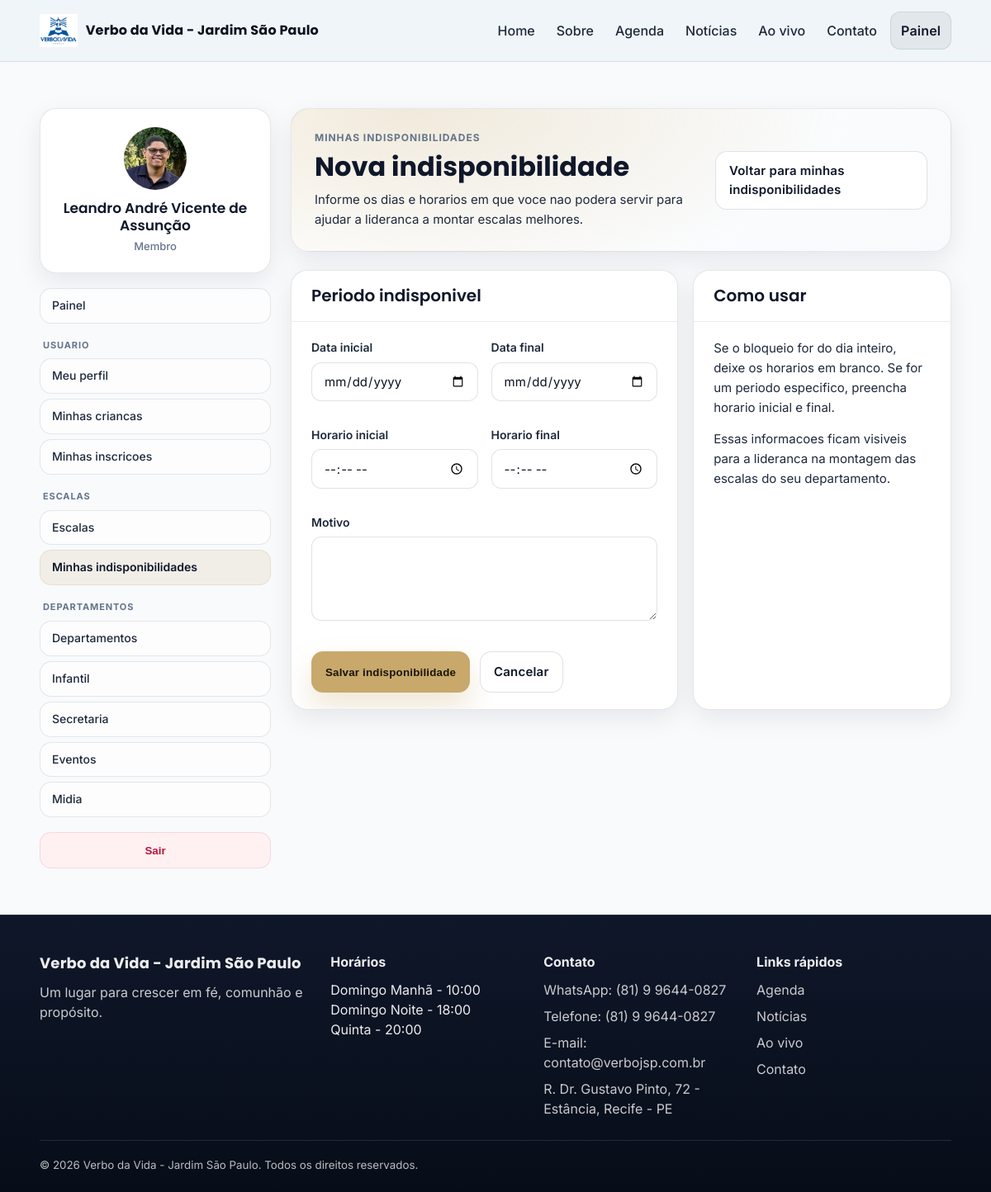
The page /usuarios/departamentos/minhas-indisponibilidades/nova/ (signed in) on the database its author committed.
### core/models.py (models this page shows, shortened)
class SiteConfig(models.Model):
    nome_igreja = models.CharField(max_length=120, default="Verbo da Vida - Jardim São Paulo")
    Logo_img = models.ImageField("Logo", upload_to="logo/", blank=True, null=True)
    telefone = models.CharField("Telefone fixo", max_length=20, blank=True)
    whatsapp = models.CharField(
        "WhatsApp",
        max_length=20,
        blank=True,
        help_text="Ex: (81) 90000-0000",
    )
    email = models.EmailField("E-mail corporativo", blank=True)
    endereco = models.CharField(
        "Endereço completo",
        max_length=255,
        blank=True,
        help_text="Ex: R. Dr. Gustavo Pinto, 72 - Estância, Recife - PE, 50781-740",
    )
    instagram = models.URLField("Instagram", blank=True, help_text="Link completo do perfil")
    facebook = models.URLField("Facebook", blank=True, help_text="Link completo da página")
    texto_institucional = models.TextField(
        "Texto institucional curto",
        blank=True,
        help_text="Usado no rodapé ou banners pequenos. Exemplo: 'Um lugar para crescer em fé...'",
    )
    horarios_cultos = models.TextField(
        "Horários principais",
        blank=True,
        help_text="Exibidos na home e footer. Coloque um por linha. Ex: 'Domingo — 19:00'",
    )
    youtube_embed_url = models.URLField(
        "Link Ao Vivo (YouTube)",
        blank=True,
        help_text="Cole uma URL do YouTube nos formatos embed, watch ou youtu.be.",
    )
    hero_home = models.ImageField(
        "Hero da Home",
        upload_to="site/heroes/",
        blank=True,
        null=True,
        help_text="Imagem de fundo usada no topo da pagina inicial.",
    )
    hero_sobre = models.ImageField(
        "Hero do Sobre",
        upload_to="site/heroes/",
        blank=True,
        null=True,
        help_text="Imagem de fundo usada no topo da pagina Sobre.",
    )
    hero_agenda = models.ImageField(
        "Hero da Agenda",
        upload_to="site/heroes/",
        blank=True,
        null=True,
        help_text="Imagem de fundo usada no topo da pagina Agenda.",
    )
    hero_noticias = models.ImageField(
        "Hero das Noticias",
        upload_to="site/heroes/",
        blank=True,
        null=True,
        help_text="Imagem de fundo usada no topo da pagina de noticias.",
    )
    hero_ao_vivo = models.ImageField(
        "Hero do Ao Vivo",
        upload_to="site/heroes/",
        blank=True,
        null=True,
        help_text="Imagem de fundo usada no topo da pagina Ao Vivo.",
    )
    hero_contato = models.ImageField(
        "Hero do Contato",
        upload_to="site/heroes/",
        blank=True,
        null=True,
        help_text="Imagem de fundo usada no topo da pagina Contato.",
    )
    mapa_embed_url = models.URLField(
        "Link de incorporação do Google Maps",
        max_length=2000,
        blank=True,
        help_text="Cole a URL usada no iframe de incorporação do Google Maps.",
    )
    atualizado_em = models.DateTimeField(auto_now=True)
    class Meta:
        verbose_name = "Configuração do site"
        verbose_name_plural = "Configuração do site"

### usuarios/models.py (models this page shows)
class Usuario(AbstractUser):
    telefone = models.CharField("Telefone", max_length=20, blank=True)
    foto = models.ImageField("Foto de Perfil", upload_to="perfil/", blank=True, null=True)
    data_nascimento = models.DateField("Data de Nascimento", blank=True, null=True)
    is_membro = models.BooleanField("\u00c9 Membro?", default=True)
    class Meta:
        verbose_name = "Usu\u00e1rio"
        verbose_name_plural = "Usu\u00e1rios"

### escalas/views.py (the view, shortened to what this page needs)
class IndisponibilidadeCreateView(LoginRequiredMixin, CreateView):
    model = IndisponibilidadeMembro
    form_class = IndisponibilidadeMembroForm
    template_name = "departamentos/indisponibilidade_form.html"
    def get_context_data(self, **kwargs):
        context = super().get_context_data(**kwargs)
        context.update(
            {
                "active_section": "indisponibilidades",
                "page_title": "Nova indisponibilidade",
                "page_eyebrow": "Minhas indisponibilidades",
                "page_text": "Informe os dias e horarios em que voce nao podera servir para ajudar a lideranca a montar escalas melhores.",
                "submit_label": "Salvar indisponibilidade",
            }
        )
        return context

### templates/departamentos/indisponibilidade_form.html (shortened to what this page needs)
{% extends "base.html" %}
{% block content %}
<section class="section user-area">
    <div class="container user-shell">
        {% include "usuarios/_sidebar.html" %}
        <div class="user-shell__content">
            <section class="user-hero user-hero--compact">
                <div>
                    <p class="user-hero__eyebrow">{{ page_eyebrow }}</p>
                    <h1 class="user-hero__title">{{ page_title }}</h1>
                    <p class="user-hero__text">{{ page_text }}</p>
                </div>
                <div class="user-hero__actions">
                    <a class="btn btn--outline" href="{% url 'usuarios:departamentos:minhas_indisponibilidades' %}">Voltar para minhas indisponibilidades</a>
                </div>
            </section>
            <section class="user-grid user-grid--primary">
                <article class="user-card">
                    <div class="user-card__header">
                        <h2 class="user-card__title">Periodo indisponivel</h2>
                    </div>
                    <div class="user-card__body">
                        <form method="post" class="user-form">
                            <div class="user-form__grid">
                                <div class="form-group">
                                    <label class="form-label" for="{{ form.data_inicio.id_for_label }}">Data inicial</label>
                                    {{ form.data_inicio }}
                                </div>
                                <div class="form-group">
                                    <label class="form-label" for="{{ form.data_fim.id_for_label }}">Data final</label>
                                    {{ form.data_fim }}
                                </div>
                            </div>
                            <div class="user-form__grid">
                                <div class="form-group">
                                    <label class="form-label" for="{{ form.horario_inicio.id_for_label }}">Horario inicial</label>
                                    {{ form.horario_inicio }}
                                </div>
                                <div class="form-group">
                                    <label class="form-label" for="{{ form.horario_fim.id_for_label }}">Horario final</label>
                                    {{ form.horario_fim }}
                                </div>
                            </div>
                            <div class="form-group">
                                <label class="form-label" for="{{ form.motivo.id_for_label }}">Motivo</label>
                                {{ form.motivo }}
                            </div>
                            <div class="user-form__actions">
                                <button type="submit" class="btn btn--primary">{{ submit_label }}</button>
                                <a class="btn btn--outline" href="{% url 'usuarios:departamentos:minhas_indisponibilidades' %}">Cancelar</a>
                            </div>
                        </form>
                    </div>
                </article>
                <article class="user-card">
                    <div class="user-card__header">
                        <h2 class="user-card__title">Como usar</h2>
                    </div>
                    <div class="user-card__body user-card__body--stack">
                        <p class="user-note">
                            Se o bloqueio for do dia inteiro, deixe os horarios em branco. Se for um periodo especifico, preencha horario inicial e final.
                        </p>
                        <p class="user-note">
                            Essas informacoes ficam visiveis para a lideranca na montagem das escalas do seu departamento.
                        </p>
                    </div>
                </article>
            </section>
        </div>
    </div>
</section>
{% endblock %}

### templates/base.html (shortened to what this page needs)
{% load static %}
<!doctype html>
<html lang="pt-br">
  <head>
    <link rel="stylesheet" href="{% static 'css/styles.css' %}" />
  </head>
  <body class="page">
    <header class="header">
      <div class="container header__inner">
        <a class="logo" href="{% url 'core:home' %}">
          {% if site.Logo_img %}
            <img src="{{ site.Logo_img.url }}" alt="Logo" class="logo__img" />
          {% else %}
            <span class="logo__mark"></span>
          {% endif %}
          <span class="logo__text">{{ site.nome_igreja|default:"Portal" }}</span>
        </a>
        <nav class="nav" aria-label="Navegação principal">
          <a class="nav__link" href="{% url 'core:home' %}">Home</a>
          <a class="nav__link" href="{% url 'core:sobre' %}">Sobre</a>
          <a class="nav__link" href="{% url 'eventos:agenda' %}">Agenda</a>
          <a class="nav__link" href="{% url 'noticias:lista' %}">Notícias</a>
          <a class="nav__link" href="{% url 'core:ao_vivo' %}">Ao vivo</a>
          <a class="nav__link" href="{% url 'core:contato' %}">Contato</a>
          {% if user.is_authenticated %}
            <a class="btn btn--soft btn--sm" href="{% url 'usuarios:dashboard' %}">Painel</a>
          {% else %}
            <a class="btn btn--outline btn--sm" href="{% url 'usuarios:login' %}">Entrar</a>
            <a class="btn btn--primary btn--sm" href="{% url 'usuarios:registro' %}">Cadastrar</a>
          {% endif %}
        </nav>
      </div>
    </header>
    <main>
      {% block content %}{% endblock %}
    </main>
    <footer class="footer">
      <div class="container footer__grid">
        <div class="footer__col">
          <div class="footer__brand">{{ site.nome_igreja|default:"Portal" }}</div>
          <p class="footer__text">
            {{ site.texto_institucional|default:"Um lugar para crescer em fé, comunhão e propósito." }}
          </p>
        </div>
        <div class="footer__col">
          <div class="footer__title">Horários</div>
          <div class="footer__text" style="color: var(--text-muted);">
            {{ site.horarios_cultos|default:"Domingo — 09:00\nDomingo — 19:00\nQuarta — 20:00"|linebreaksbr }}
          </div>
        </div>
        <div class="footer__col">
          <div class="footer__title">Contato</div>
          <ul class="footer__list">
            {% if site.whatsapp %}<li>WhatsApp: {{ site.whatsapp }}</li>{% endif %}
            {% if site.telefone %}<li>Telefone: {{ site.telefone }}</li>{% endif %}
            {% if site.email %}<li>E-mail: {{ site.email }}</li>{% endif %}
            {% if site.endereco %}<li>{{ site.endereco }}</li>{% endif %}
          </ul>
        </div>
        <div class="footer__col">
          <div class="footer__title">Links rápidos</div>
          <ul class="footer__list">
            <li><a class="footer__link" href="{% url 'eventos:agenda' %}">Agenda</a></li>
            <li><a class="footer__link" href="{% url 'noticias:lista' %}">Notícias</a></li>
            <li><a class="footer__link" href="{% url 'core:ao_vivo' %}">Ao vivo</a></li>
            <li><a class="footer__link" href="{% url 'core:contato' %}">Contato</a></li>
          </ul>
        </div>
      </div>
      <div class="container footer__bottom">
        <small>© {% now "Y" %} {{ site.nome_igreja|default:"Portal" }}. Todos os direitos reservados.</small>
      </div>
    </footer>
  </body>
</html>

### templates/usuarios/_sidebar.html (shortened to what this page needs)
<aside class="user-shell__sidebar">
    <div class="user-sidecard">
        <div class="user-sidecard__avatar">
            {% if user.foto %}
                <img src="{{ user.foto.url }}" alt="Foto de {{ user.get_full_name|default:user.username }}">
            {% else %}
                <span>{{ user.first_name|default:user.username|slice:":1"|upper }}</span>
            {% endif %}
        </div>
        <div class="user-sidecard__name">{{ user.get_full_name|default:user.username }}</div>
        <div class="user-sidecard__meta">
            {% if user.is_membro %}Membro{% else %}Visitante{% endif %}
        </div>
    </div>
    <nav class="user-nav" aria-label="Area do usuario">
        <div class="user-nav__group user-nav__group--top">
            <a class="user-nav__link {% if active_section == 'dashboard' %}is-active{% endif %}" href="{% url 'usuarios:dashboard' %}">
                Painel
            </a>
        </div>
        <div class="user-nav__group">
            <p class="user-nav__heading">Usuario</p>
            <div class="user-nav__items">
                <a class="user-nav__link {% if active_section == 'perfil' %}is-active{% endif %}" href="{% url 'usuarios:perfil' %}">
                    Meu perfil
                </a>
                {% if user.is_authenticated %}
                    <a class="user-nav__link {% if active_section == 'minhas_criancas' %}is-active{% endif %}" href="{% url 'usuarios:infantil:minhas_criancas' %}">
                        Minhas criancas
                    </a>
                    <a class="user-nav__link {% if active_section == 'minhas_inscricoes' %}is-active{% endif %}" href="{% url 'usuarios:eventos:minhas_inscricoes' %}">
                        Minhas inscricoes
                    </a>
                {% endif %}
            </div>
        </div>
        <div class="user-nav__group">
            <p class="user-nav__heading">Escalas</p>
            <div class="user-nav__items">
                {% if can_manage_escalas %}
                    <a class="user-nav__link {% if active_section == 'escalas' %}is-active{% endif %}" href="{% url 'usuarios:departamentos:escala_lista' %}">
                        Escalas
                    </a>
                {% endif %}
                {% if user.is_authenticated %}
                    <a class="user-nav__link {% if active_section == 'indisponibilidades' %}is-active{% endif %}" href="{% url 'usuarios:departamentos:minhas_indisponibilidades' %}">
                        Minhas indisponibilidades
                    </a>
                {% endif %}
            </div>
        </div>
        {% if can_view_departamentos or can_view_infantil or can_view_secretaria or can_view_midia or can_manage_eventos %}
            <div class="user-nav__group">
                <p class="user-nav__heading">Departamentos</p>
                <div class="user-nav__items">
                    {% if can_view_departamentos %}
                        <a class="user-nav__link {% if active_section == 'departamentos' %}is-active{% endif %}" href="{% url 'usuarios:departamentos:lista' %}">
                            Departamentos
                        </a>
                    {% endif %}
                    {% if can_view_infantil %}
                        <a class="user-nav__link {% if active_section == 'infantil' %}is-active{% endif %}" href="{% url 'usuarios:infantil:sala_lista' %}">
                            Infantil
                        </a>
                    {% endif %}
                    {% if can_view_secretaria %}
                        <a class="user-nav__link {% if active_section == 'secretaria' %}is-active{% endif %}" href="{% url 'usuarios:conteudo:secretaria_dashboard' %}">
                            Secretaria
                        </a>
                    {% endif %}
                    {% if can_manage_eventos %}
                        <a class="user-nav__link {% if active_section == 'eventos' %}is-active{% endif %}" href="{% url 'usuarios:eventos:interno_lista' %}">
                            Eventos
                        </a>
                    {% endif %}
                    {% if can_view_midia %}
                        <a class="user-nav__link {% if active_section == 'midia' %}is-active{% endif %}" href="{% url 'usuarios:conteudo:midia_ao_vivo' %}">
                            Midia
                        </a>
                    {% endif %}
                </div>
            </div>
        {% endif %}
    </nav>
    <form action="{% url 'usuarios:logout' %}" method="post" class="user-logout">
        <button type="submit" class="user-logout__button">Sair</button>
    </form>
</aside>

### rows shown on the page
SiteConfig: Logo_img (picture), nome_igreja "Verbo da Vida - Jardim São Paulo", texto_institucional "Um lugar para crescer em fé, comunhão e propósito.", horarios_cultos "Domingo Manhã - 10:00 Domingo Noite - 18:00 Quinta - 20:00", whatsapp "(81) 9 9644-0827", telefone "(81) 9 9644-0827", email "contato@verbojsp.com.br", endereco "R. Dr. Gustavo Pinto, 72 - Estância, Recife - PE"
Usuario: foto (picture), get_full_name "Leandro André Vicente de Assunção"

### other values the page prints
{{ page_eyebrow }} "MINHAS INDISPONIBILIDADES"
{{ page_title }} "Nova indisponibilidade"
{{ page_text }} "Informe os dias e horarios em que voce nao podera servir para ajudar a lideranca a montar escalas melhores."
{{ submit_label }} "Salvar indisponibilidade"
